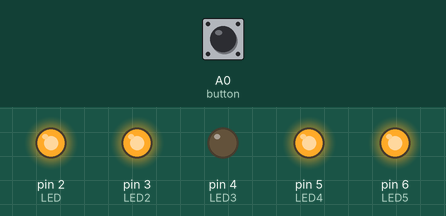
A sketch run on a simulated Arduino Uno, built with avr-gcc and run on an emulated ATmega328P. On the bench: output pins drawn as LEDs (lit = HIGH). Inputs (shaded band) come from the test bench; at power-on: A0 (button) LOW.

Above: at 1.2 s.
1.3 s: A0 (button) pulled HIGH for 0.15 s
At 2.0 s:
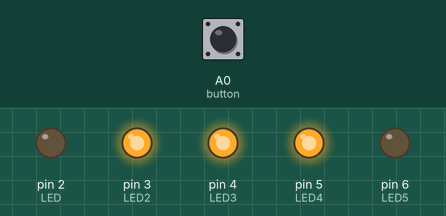
2.9 s: A0 (button) pulled HIGH for 1 s
At 3.2 s:
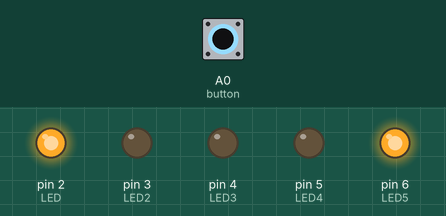
5.4 s: A0 (button) pulled HIGH for 0.15 s
At 6.3 s:
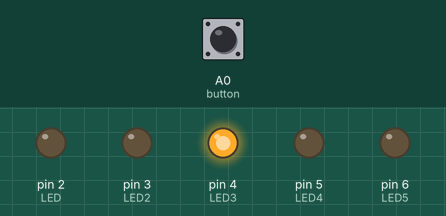
7.0 s: A0 (button) pulled HIGH for 3.2 s
At 7.5 s:
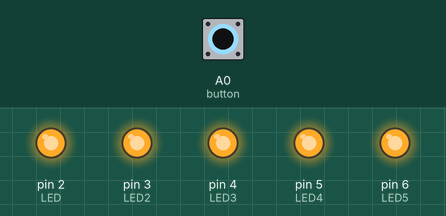
Timing chart, 0 to 10.0 s (numbered marks = the images above; inputs shaded):
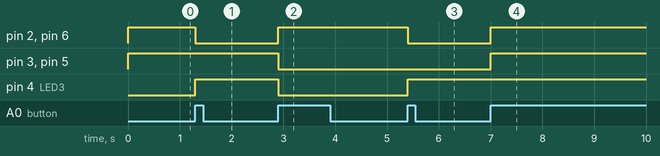

Measured:
- after the input at 1.3 s, pin 2 (LED), pin 6 (LED5): HIGH → LOW at once; pin 4 (LED3): LOW → HIGH at once
- after the input at 2.9 s, pin 2 (LED), pin 6 (LED5): LOW → HIGH at once; pin 3 (LED2), pin 4 (LED3), pin 5 (LED4): HIGH → LOW at once
- after the input at 5.4 s, pin 2 (LED), pin 6 (LED5): HIGH → LOW at once; pin 4 (LED3): LOW → HIGH at once
- after the input at 7.0 s, pin 2 (LED), pin 3 (LED2), pin 5 (LED4), pin 6 (LED5): LOW → HIGH at once

The sketch:

rlama005_lab3_part2.ino
```cpp
// C++ code
//
enum States{Start, ONE_REL, ONE_PRESS, TWO_REL, TWO_PRESS, THREE_REL, THREE_PRESS,
           FOUR_REL, FOUR_PRESS, FIVE_REL, FIVE_PRESS}state;

const int LED = 2;
const int LED2 = 3;
const int LED3 = 4;
const int LED4 = 5;
const int LED5 = 6;
int button = A0;


void Tick(){
  switch(state){
    case Start:

      state = ONE_REL;
      break;
    case ONE_REL:
    if(digitalRead(button) == HIGH){
        digitalWrite(LED, HIGH);

      digitalWrite(LED2, HIGH);
      digitalWrite(LED3, LOW);
      digitalWrite(LED4, HIGH);

    digitalWrite(LED5, HIGH);

      state = TWO_PRESS;
    }
    else{

      digitalWrite(LED, HIGH);

      digitalWrite(LED2, HIGH);

      digitalWrite(LED3, LOW);
      digitalWrite(LED4, HIGH);

    digitalWrite(LED5, HIGH);

      state = ONE_REL;

    }
    break;
////////////////PETTERN 2////////////////////////
    case TWO_PRESS:
    if(digitalRead(button) == HIGH){

      digitalWrite(LED3, HIGH);
      digitalWrite(LED, LOW);
      digitalWrite(LED2, HIGH);
      digitalWrite(LED5, LOW);
    digitalWrite(LED4, HIGH);

      state = TWO_PRESS;
    }
    else{

    digitalWrite(LED3, HIGH);
      digitalWrite(LED, LOW);
      digitalWrite(LED2, HIGH);
      digitalWrite(LED5, LOW);
    digitalWrite(LED4, HIGH);


      state = TWO_REL;

    }
    break;
    /////////////////////////////////////////////
    case TWO_REL:
    if(digitalRead(button) == HIGH){
        digitalWrite(LED3, HIGH);
      digitalWrite(LED, LOW);
      digitalWrite(LED2, HIGH);
      digitalWrite(LED5, LOW);
    digitalWrite(LED4, HIGH);
      state = THREE_PRESS;
    }
    else{

      digitalWrite(LED3, HIGH);
      digitalWrite(LED, LOW);
      digitalWrite(LED2, HIGH);
      digitalWrite(LED5, LOW);
    digitalWrite(LED4, HIGH);

      state = TWO_REL;

    }
    break;
////////////////PETTERN 3////////////////////////
    case THREE_PRESS:
    if(digitalRead(button) == HIGH){
        digitalWrite(LED, HIGH);
      digitalWrite(LED4, LOW);
      digitalWrite(LED5, HIGH);
      digitalWrite(LED3, LOW);
        digitalWrite(LED2, LOW);
      state = THREE_PRESS;
    }
    else{

      digitalWrite(LED, HIGH);
      digitalWrite(LED4, LOW);
      digitalWrite(LED5, HIGH);
      digitalWrite(LED3, LOW);
        digitalWrite(LED2, LOW);
      state = THREE_REL;

    }
    break;
    /////////////////////////////////////////////
    case THREE_REL:
    if(digitalRead(button) == HIGH){
        digitalWrite(LED, HIGH);
      digitalWrite(LED4, LOW);
      digitalWrite(LED5, HIGH);
      digitalWrite(LED3, LOW);
        digitalWrite(LED2, LOW);

      state = FOUR_PRESS;
    }
    else{
      digitalWrite(LED, HIGH);
      digitalWrite(LED4, LOW);
      digitalWrite(LED5, HIGH);
      digitalWrite(LED3, LOW);
        digitalWrite(LED2, LOW);
      state = THREE_REL;

    }
    break;
////////////////PETTERN 4////////////////////////
    case FOUR_PRESS:
    if(digitalRead(button) == HIGH){

      digitalWrite(LED, LOW);
      digitalWrite(LED4, LOW);
      digitalWrite(LED5, LOW);
      digitalWrite(LED3, HIGH);
        digitalWrite(LED2, LOW);


      state = FOUR_PRESS;
    }
    else{

    digitalWrite(LED, LOW);
      digitalWrite(LED4, LOW);
      digitalWrite(LED5, LOW);
      digitalWrite(LED3, HIGH);
        digitalWrite(LED2, LOW);


      state = FOUR_REL;

    }
    break;
    /////////////////////////////////////////////
    case FOUR_REL:
    if(digitalRead(button) == HIGH){
        digitalWrite(LED, LOW);
      digitalWrite(LED4, LOW);
      digitalWrite(LED5, LOW);
      digitalWrite(LED3, HIGH);
        digitalWrite(LED2, LOW);


      state = FIVE_PRESS;
    }
    else{

      digitalWrite(LED, LOW);
      digitalWrite(LED4, LOW);
      digitalWrite(LED5, LOW);
      digitalWrite(LED3, HIGH);
        digitalWrite(LED2, LOW);

      state = FOUR_REL;

    }
    break;
////////////////PETTERN 5////////////////////////
    case FIVE_PRESS:
    if(digitalRead(button) == HIGH){

      digitalWrite(LED, HIGH);
      digitalWrite(LED3, HIGH);
      digitalWrite(LED5, HIGH);
      digitalWrite(LED2, HIGH);
    digitalWrite(LED4, HIGH);

      state = FIVE_PRESS;
    }
    else{

      digitalWrite(LED, HIGH);
      digitalWrite(LED3, HIGH);
      digitalWrite(LED5, HIGH);
      digitalWrite(LED2, HIGH);
    digitalWrite(LED4, HIGH);

      state = FIVE_REL;

    }
    break;
    /////////////////////////////////////////////
    case FIVE_REL:
    if(digitalRead(button) == HIGH){

      digitalWrite(LED, HIGH);
      digitalWrite(LED3, HIGH);
      digitalWrite(LED5, HIGH);
      digitalWrite(LED2, HIGH);
    digitalWrite(LED4, HIGH);

      state = ONE_PRESS;
    }
    else{

      digitalWrite(LED, HIGH);
      digitalWrite(LED3, HIGH);
      digitalWrite(LED5, HIGH);
      digitalWrite(LED2, HIGH);
    digitalWrite(LED4, HIGH);
      state = FIVE_REL;

    }
    break;
////////////////1 PRESSED////////////////////////
    case ONE_PRESS:
    if(digitalRead(button) == HIGH){

      digitalWrite(LED, HIGH);

      digitalWrite(LED2, HIGH);

      digitalWrite(LED3, LOW);
      digitalWrite(LED4, HIGH);

    digitalWrite(LED5, HIGH);


      state = ONE_PRESS;
    }
    else{

      digitalWrite(LED, HIGH);

      digitalWrite(LED2, HIGH);

      digitalWrite(LED3, LOW);
      digitalWrite(LED4, HIGH);

    digitalWrite(LED5, HIGH);


      state = ONE_REL;

    }
    break;
  }
}


void setup(){

  pinMode(LED, OUTPUT);
  pinMode(LED2, OUTPUT);
  pinMode(LED3, OUTPUT);
  pinMode(LED4, OUTPUT);
  pinMode(LED5, OUTPUT);
}

void loop(){

  state = Start;
  while(1){
    Tick();
  }
}
```
